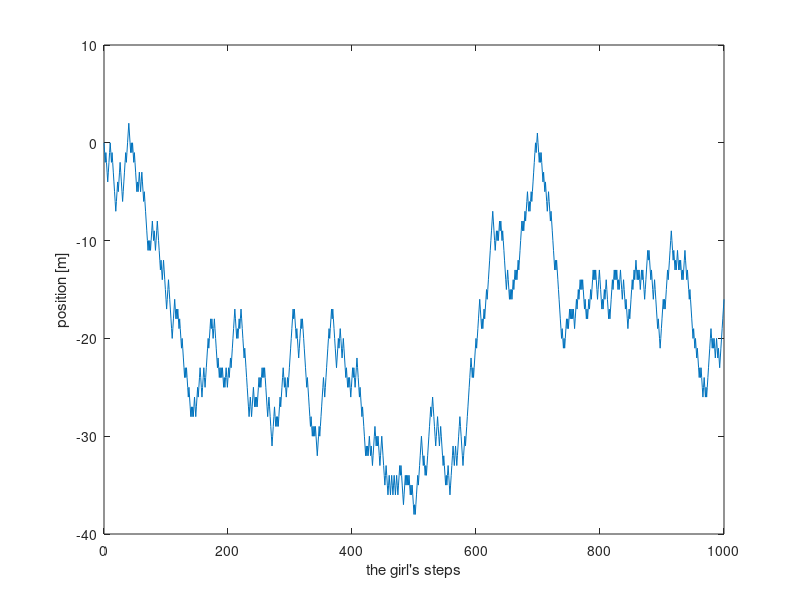

Write the MATLAB code that produced this figure.
% Please follow the instructions below by typing MATLAB code or MATLAB comments in this m-file.
% Subsequently, save the m-file in the format: 'Assignment_02_Yourlastname_Yourfirstname.m' 
% Finally, upload the assignment on Moodle. Good luck!

% 1. Present your solution to the randomwalk problem.

% 2. Directly below the download link for this m-file, there is a download-link to the function 'fernfast.m',
%    which is an adapted version of the original function 'fern.m'.
%
%    If you run both functions, you can see a clear difference in the speed with which the fern is created. 
%    Can you explain why fernfast creates the fern faster than the original function 'fern.m'?
%    Please refer to the actual MATLAB code of 'fernfast.m'.
%    For your convenience, I have indicated the code that is different from that in 'fern.m'.

%% The solution to the randomwalk problem

clear; close all; clc;
position = [0];
for i = 1:1000
   dice = randi([1,6],1,1);
   position_end = position(end);  
   if dice <= 3
      position = [position, position_end + 1];
   else
      position = [position, position_end - 1];
   end
end
step = linspace(0,1000,1001);
figure(1);
plot(step, position);
xlabel("the girl's steps");
ylabel("position [m]");

%% The answer to the fern function

% The 'fernfast.m' uses a pretty short time to plot a number of dots
% compared with the 'fern.m'. These two functions are similar. The
% difference is that in 'fernfast.m', the code will draw dots on the figure
% only when k==Number_Of_Dots_To_Plot, in other time, the new generated
% dots are stored in the array. But in 'fern.m', the code will draw dots on
% the figure in each loop. In order to verify it, I changed the value of
% the variable "Number_of Dots_To_Plot". When it is lower, the plotting speed
% is slower. When it equals to 2, the speed is similar with the speed in
% "fern.m".
